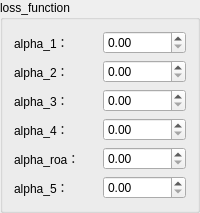
                 <widget class="QGroupBox" name="groupBox_6">
                  <property name="title">
                   <string>loss_function</string>
                  </property>
                  <layout class="QGridLayout" name="gridLayout_6">
                   <item row="0" column="0">
                    <widget class="QLabel" name="label_43">
                     <property name="toolTip">
                      <string extracomment="初始种子值"/>
                     </property>
                     <property name="toolTipDuration">
                      <number>3</number>
                     </property>
                     <property name="text">
                      <string>alpha_1：</string>
                     </property>
                    </widget>
                   </item>
                   <item row="0" column="1">
                    <widget class="QDoubleSpinBox" name="doubleSpinAlpha1"/>
                   </item>
                   <item row="1" column="0">
                    <widget class="QLabel" name="label_42">
                     <property name="toolTip">
                      <string extracomment="初始种子值"/>
                     </property>
                     <property name="toolTipDuration">
                      <number>3</number>
                     </property>
                     <property name="text">
                      <string>alpha_2：</string>
                     </property>
                    </widget>
                   </item>
                   <item row="1" column="1">
                    <widget class="QDoubleSpinBox" name="doubleSpinAlpha2"/>
                   </item>
                   <item row="2" column="0">
                    <widget class="QLabel" name="label_38">
                     <property name="toolTip">
                      <string extracomment="初始种子值"/>
                     </property>
                     <property name="toolTipDuration">
                      <number>3</number>
                     </property>
                     <property name="text">
                      <string>alpha_3：</string>
                     </property>
                    </widget>
                   </item>
                   <item row="2" column="1">
                    <widget class="QDoubleSpinBox" name="doubleSpinAlpha3"/>
                   </item>
                   <item row="3" column="0">
                    <widget class="QLabel" name="label_39">
                     <property name="toolTip">
                      <string extracomment="初始种子值"/>
                     </property>
                     <property name="toolTipDuration">
                      <number>3</number>
                     </property>
                     <property name="text">
                      <string>alpha_4：</string>
                     </property>
                    </widget>
                   </item>
                   <item row="3" column="1">
                    <widget class="QDoubleSpinBox" name="doubleSpinAlpha4"/>
                   </item>
                   <item row="4" column="0">
                    <widget class="QLabel" name="label_40">
                     <property name="toolTip">
                      <string extracomment="Lyapunov 函数陡峭度权重"/>
                     </property>
                     <property name="toolTipDuration">
                      <number>3</number>
                     </property>
                     <property name="text">
                      <string>alpha_roa：</string>
                     </property>
                    </widget>
                   </item>
                   <item row="4" column="1">
                    <widget class="QDoubleSpinBox" name="doubleSpinAlphaRoa"/>
                   </item>
                   <item row="5" column="0">
                    <widget class="QLabel" name="label_41">
                     <property name="toolTip">
                      <string extracomment="通用缩放因子"/>
                     </property>
                     <property name="toolTipDuration">
                      <number>3</number>
                     </property>
                     <property name="text">
                      <string>alpha_5：</string>
                     </property>
                    </widget>
                   </item>
                   <item row="5" column="1">
                    <widget class="QDoubleSpinBox" name="doubleSpinAlpha5"/>
                   </item>
                  </layout>
                 </widget>
